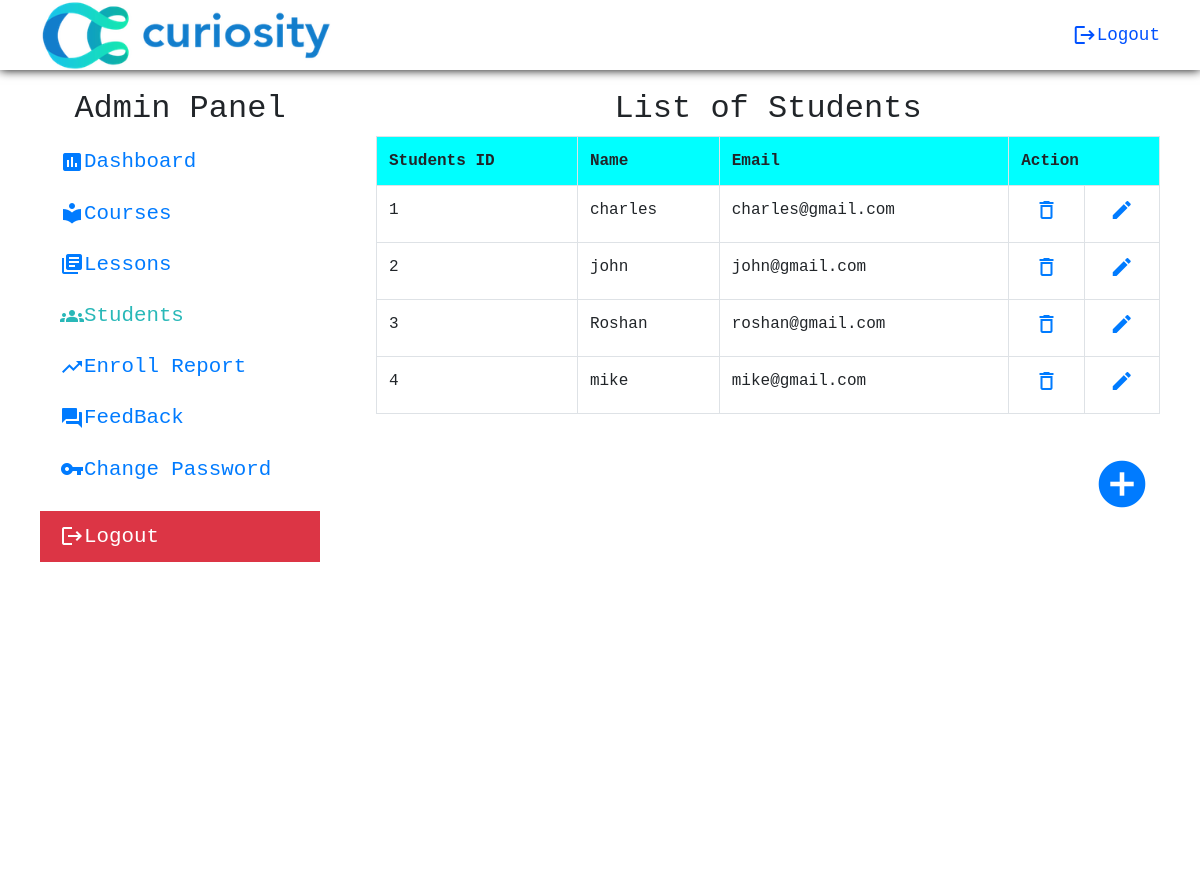
/admin/admin_stu.php (signed in), run on the app's committed database.
### tables this page shows
CREATE TABLE `student` (
  `stu_id` int NOT NULL AUTO_INCREMENT,
  `stu_name` varchar(255) NOT NULL,
  `stu_email` varchar(255) NOT NULL,
  `stu_pass` varchar(255) NOT NULL,
  `stu_occupation` varchar(255) DEFAULT 'student',
  `stu_img` varchar(255) DEFAULT 'stu_default.png',
  PRIMARY KEY (`stu_id`),
  UNIQUE KEY `stu_email` (`stu_email`)
);

### admin/admin_stu.php (the view, shortened to what this page needs)
<?php
require './admin_header.php';
$info = "";
?>
<main>
    <?php
    if (isset($_GET['add']) || isset($_POST['add'])) {
        if (isset($_POST['add'])) {
            $MYSQLI_ERROR_DUPLICATE_KEY = 1062;
            $name = sanitize_data($_POST['stu_name'], $conn);
            $email = sanitize_data($_POST['stu_email'], $conn);
            $pass = sanitize_data($_POST['stu_pass'], $conn);
            if (!filter_var($email, FILTER_VALIDATE_EMAIL)) {
                $info = "<span class='text-danger'>invalid email format</span><br>";
            } else {
                $sql = "INSERT INTO student(stu_name,stu_email,stu_pass) VALUES('$name','$email','$pass')";
                if ($conn->query($sql)) {
                    $info = "<span class='text-success'>student inserted !</span><br>";
                } else {
                    if ($conn->errno == $MYSQLI_ERROR_DUPLICATE_KEY)
                        $info = "<span class='text-danger'>email already exits</span><br>";
                    else
                        $info = "<span class='text-danger'>an error occured :(</span><br>";
                }
            }
        }
    ?>
        <h3>Add New Student</h3>
        <form action="" method="POST">
            <div class="form-group">
                <label for="name">Name</label><br>
                <input type="text" name="stu_name" id="name"><br>
            </div>
            <div class="form-group">
                <label for="email">Email</label><br>
                <input type="email" name="stu_email" id="email"><br>
            </div>
            <div class="form-group">
                <label for="pass">Password</label><br>
                <input type="text" name="stu_pass" id="pass"><br>
            </div>
            <?php echo $info ?>
            <button class="btn btn-primary" type="submit" name="add">Submit</button>
            <a href="admin_stu.php">Close</a>
        </form>
    <?php
    } else {
    ?>
        <h2>List of Students</h2>
        <div style="overflow-x: auto;" class="table">
            <table class="table table-bordered">
                <tr>
                    <th>Students ID</th>
                    <th>Name</th>
                    <th>Email</th>
                    <th colspan="2">Action</th>
                </tr>
                <?php
                $sql = "SELECT stu_id,stu_name,stu_email,stu_img FROM student";
                $result = $conn->query($sql);
                if ($result->num_rows > 0) {
                    while ($row = $result->fetch_assoc()) {
                        echo "<tr>
                            <td>{$row['stu_id']}</td>
                            <td>{$row['stu_name']}</td>
                            <td>{$row['stu_email']}</td>
                            <td class='svg'><a href='?delete={$row['stu_id']}&img={$row['stu_img']}'><i class='material-icons'>delete_outline</i></a></td>
                            <td class='svg'><a href='?edit={$row['stu_id']}'><i class='material-icons'>edit</i></a></td>
                        </tr>";
                    }
                } else {
                    echo "<tr>
                        <td colspan='5'>
                            NO STUDENT YET :(
                        </td>
                    </tr>";
                }
                ?>
            </table>
        </div>
        <div class="add_btn">
            <a href="?add" class="material-icons">add_circle</a>
        </div>
    <?php
    }
    ?>
</main>
<?php
require './admin_footer_script.php'
?>

### css/nav-bar_drawer.css (style rules this page uses)
:root { --d_height:70px; --m_height:60px; --drawer_width: 60vw; }
body { overflow-x: hidden; margin: 0; font-family: 'Courier New', Courier, monospace; }

### css/menu.css (style rules this page uses)
main { width: 70%; }

### data on the page
student: stu_id "1", stu_name "charles", stu_email "charles@gmail.com"
student: stu_id "2", stu_name "john", stu_email "john@gmail.com"
student: stu_id "3", stu_name "Roshan", stu_email "roshan@gmail.com"
student: stu_id "4", stu_name "mike", stu_email "mike@gmail.com"
